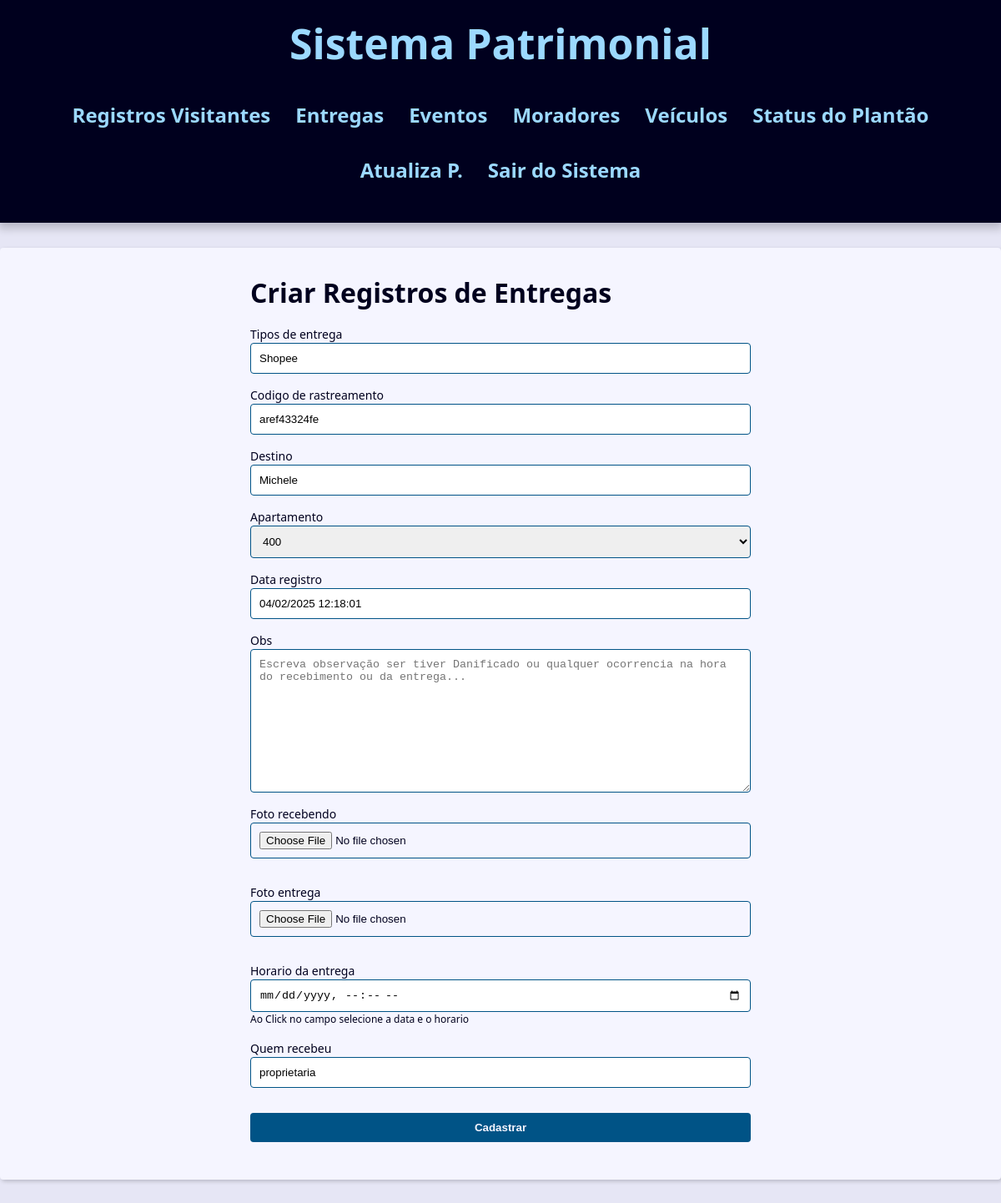
Page /porteiros/registro_entregas_index_contato/1/update/ (signed in) on the committed database.
### contact/models.py (models this page shows, shortened)
class Registros_de_Entrega(models.Model):
    tipos_de_entrega = models.CharField(max_length=254)
    codigo_de_rastreamento = models.CharField(max_length=100, null=False,
                                                blank=True)
    destino = models.CharField(max_length=254)
    apartamento = models.ForeignKey(Apartamento,
                                    on_delete=models.SET_NULL,
                                    blank=True, null=True
                                     )
    data_registro = models.DateTimeField(default=timezone.now)
    obs = models.TextField(blank=True)
    foto_recebendo = models.ImageField(blank=True,
                                       upload_to='pictures/%Y/%m/%d')
    foto_entrega = models.ImageField(blank=True, upload_to='pictures/%Y/%m/%d')
    horario_da_entrega = models.DateTimeField(null=True,blank=True)
    quem_recebeu = models.CharField(max_length=150, blank=True)

### contact/views/contact_forms.py (the view, shortened to what this page needs)
@porteiro_required
def update_entregas(request, entregas_id):
    entrega_update = get_object_or_404(Registros_de_Entrega, pk=entregas_id)
    form_action_registro_entregas = reverse('contact:update_entregas', args=(entregas_id,))
    context = {
        'form': Registros_de_EntregaForm(instance=entrega_update),
        'form_action_registro_entregas': form_action_registro_entregas,
    }
    return render(
        request,
        'contact/entregas/create_entregas.html',
        context,
    )

### contact/models.py (called while the page is built)
    def __str__(self) -> str:
        return self.numero_apartamento

### contact/views/user_forms.py (called while the page is built)
def porteiro_required(view_func):
    @wraps(view_func)
    @login_required
    def _wrapped_view(request, *args, **kwargs):
        if not request.user.groups.filter(name="porteiro").exists():  # Verifica se o usuário está no grupo 'porteiro'
            messages.error(request, 'Acesso negado! Apenas porteiros podem acessar esta área.')
            return redirect('contact:login_views')  # Redireciona para login se não for porteiro
        return view_func(request, *args, **kwargs)
    return _wrapped_view

### contact/templates/contact/entregas/create_entregas.html (shortened to what this page needs)
{% extends "global/base.html" %}
{% block content %}
<div class="form-wrapper">
    <h1>Criar Registros de Entregas</h1>
    <form
      action="{{ form_action_registro_entregas }}"
      method="POST"
      enctype="multipart/form-data"
    >
    <div class="form-content">
        {% for field in form %}
            <div class="form-group">
                <label for="{{ field.id_for_label }}">{{ field.label }}</label>
                {{ field }}
                {% if field.help_text %}
                    <p class="help-text">{{ field.help_text }}</p>
                {% endif %}
            </div>
            {% if field.nome == 'foto_recebendo' or ' foto_recebendo' and field.value.url %}
            <div class="form-group">
            </div>
            {% endif %}
        {% endfor %}
    </div>
    <div class="form-content">
        <div class="form-group">
          <button class="btn" type="submit">Cadastrar</button>
        </div>
    </div>
    </form>
</div>
<link rel="stylesheet" href="https://cdn.jsdelivr.net/npm/flatpickr/dist/flatpickr.min.css">
{% endblock content %}

### base_static/global/css/style.css (style rules this page uses)
:root { --spacing: 1.5rem; --link-dark-color: rgb(0, 83, 134); --link-light-color: rgb(156, 217, 255); --clr-white: rgb(245, 245, 255); --clr-black: rgb(0, 0, 30); --clr-light-gray: rgb(230, 230, 245); --clr-dark-shadow-5: rgba(0, 0, 10, 5%); --clr-dark-shadow-10: rgba(0, 0, 10, 10%); --clr-dark-shadow-20: rgba(0, 0, 10, 20%); --clr-light-shadow-5: rgba(200, 200, 255, 5%); --clr-light-shadow-10: rgba(200, 200, 255, 10%); --clr-light-shadow-20: rgba(200, 200, 255, 20%); --main-page-width: 120rem; --table-min-width: 60rem; --biggest-font-size: 5rem; --bigger-font-size: 4rem; --big-font-size: 3.2rem; --medium-font-size: 2.4rem; --small-font-size: 1.6rem; --smaller-font-size: 1.4rem; --smallest-font-size: 1.2rem; --transition-fast: 300ms; --transition-medium: 600ms; --transition-slow: 1s; --default-border-radius: 4px; }
*, *::before, *::after { margin: 0; padding: 0; box-sizing: border-box; }
html { font-size: 62.5%; }
body { font-family: system-ui, -apple-system, BlinkMacSystemFont, 'Segoe UI', Roboto, Oxygen, Ubuntu, Cantarell, 'Open Sans', 'Helvetica Neue', sans-serif; line-height: 1.5; font-size: var(--small-font-size); color: var(--clr-black); -webkit-font-smoothing: antialiased; background: var(--clr-light-gray); }
.form-wrapper { max-width: 60rem; margin: var(--spacing) auto; }
.form-content { margin: var(--spacing) 0; }
.form-group { display: flex; flex-direction: column; padding-bottom: var(--spacing); }
.form-group p { margin: 1em 0; }
.form-group .help-text, .form-group .help-text ~ ul { margin: 0; font-size: var(--smallest-font-size); list-style: none; }
.form-group input, .form-group textarea, .form-group select { padding: 1rem; border-radius: var(--default-border-radius); border: 1px solid var(--link-dark-color); }
.form-group label { font-size: var(--smaller-font-size); }
.btn { background-color: var(--link-dark-color); color: var(--clr-white); font-weight: bold; border: none; padding: 1rem 2rem; border-radius: var(--default-border-radius); cursor: pointer; transition: filter var(--transition-fast) ease-in-out; }

### rows in the picture
Registros_de_Entrega: form "Shopee" "aref43324fe" "Michele" "400" "04/02/2025 12:18:01" "proprietaria"

### other values in the picture
{{ field.label }} "Tipos de entrega" "Codigo de rastreamento" "Destino" "Apartamento" "Data registro" "Obs" "Foto recebendo" "Foto entrega" "Horario da entrega" "Quem recebeu"
{{ field.help_text }} "Ao Click no campo selecione a data e o horario"
